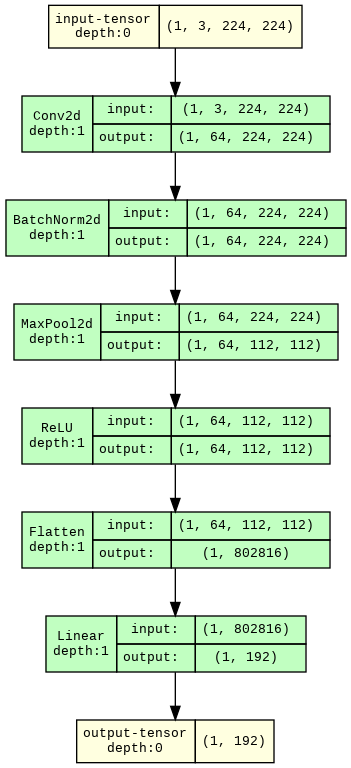
#> input picture report/assets/CustomCNN_visualization.png, 351 x 768 px
$ python augment_image.py report/assets/CustomCNN_visualization.png
#> lines starting #> are read from the running program, lines starting #| are printed output that depends on the picture
import os
import random
import cv2
import numpy as np
import argparse

def rotate_image(image, angle):
    """Rotate the input image by a given angle."""
    height, width = image.shape[:2]
    rotation_matrix = cv2.getRotationMatrix2D((width / 2, height / 2), angle, 1)
    rotated_image = cv2.warpAffine(image, rotation_matrix, (width, height), flags=cv2.INTER_NEAREST)
    return rotated_image

def adjust_brightness(image, factor):
    """Adjust the brightness of the input image."""
    hsv_image = cv2.cvtColor(image, cv2.COLOR_BGR2HSV)
    hsv_image[:, :, 2] = np.clip(hsv_image[:, :, 2] * factor, 0, 255).astype(np.uint8)
    brightened_image = cv2.cvtColor(hsv_image, cv2.COLOR_HSV2BGR)
    return brightened_image

def augment_image(image_path):
  filedir = os.path.dirname(image_path)
  filename = os.path.basename(image_path).split('.')[0]
  ext = os.path.basename(image_path).split('.')[1]

  original_image = cv2.imread(image_path)
#> original_image is the input picture: shape (768, 351, 3); mean B, G, R 214.6, 237.6, 216.6

  if original_image is None:
    print(f"Error: Could not read the image from {image_path}")
    return

  rotation_angles = [-90, -30, 30, 0, 90, 180]
  brightness_values = [0.5, 0.7, 1.5]

  for angle in rotation_angles:
     for brightness in brightness_values:
        rotated_image = rotate_image(original_image, angle)

        augmented_image = adjust_brightness(rotated_image, brightness)

        output_path = os.path.join(filedir, f"{filename}_r{angle}_b{brightness}.{ext}")

        print(f"{output_path},192")
        cv2.imwrite(output_path, augmented_image)
#> this loop made 6 passes
#> pass 1, in rotate_image, `rotated_image = cv2.warpAffine(image, rotation_matrix, (width, height)..`:
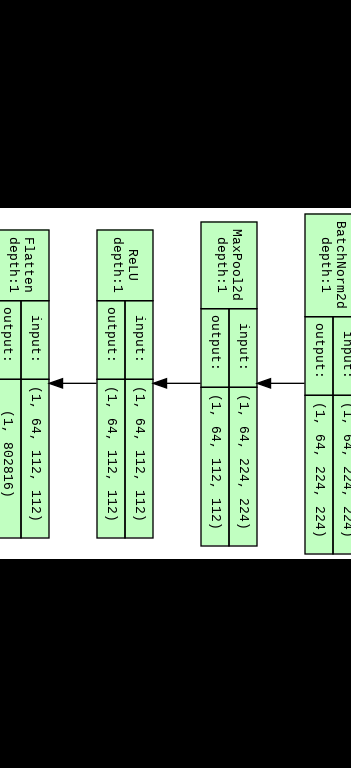
#> rotated_image: shape (768, 351, 3); mean B, G, R 94, 107.4, 94
#> pass 1, in adjust_brightness, `brightened_image = cv2.cvtColor(hsv_image, cv2.COLOR_HSV2BGR)`:
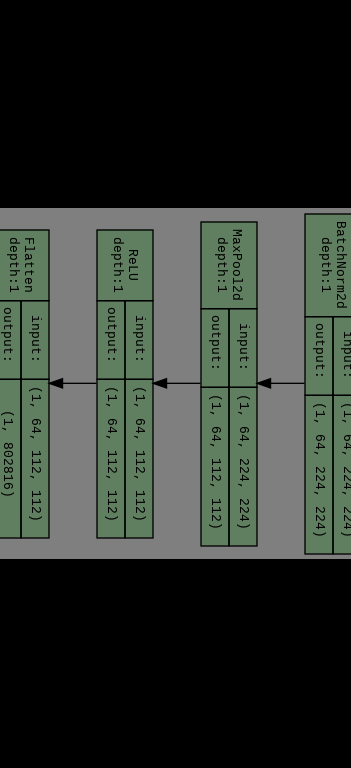
#> brightened_image: shape (768, 351, 3); mean B, G, R 46.8, 53.5, 46.8
#> pass 1, in adjust_brightness (call 2), `brightened_image = cv2.cvtColor(hsv_image, cv2.COLOR_HSV2BGR)`:
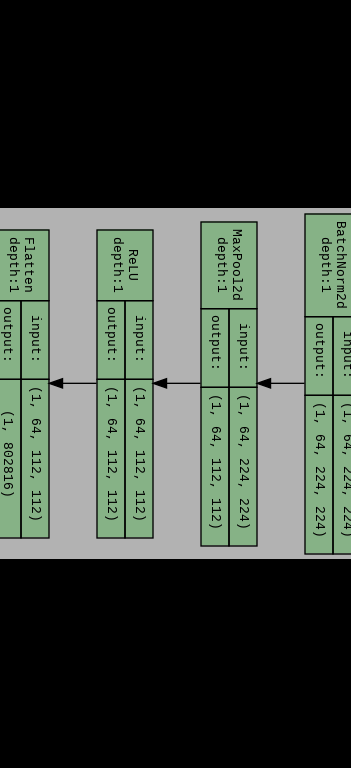
#> brightened_image: shape (768, 351, 3); mean B, G, R 65.5, 75, 65.5
#> after the loop:
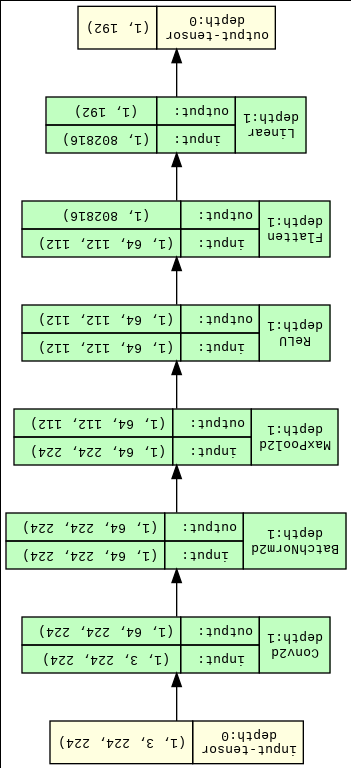
#> rotated_image: shape (768, 351, 3); mean B, G, R 213.5, 236.6, 215.5


if __name__ == '__main__':
  parser = argparse.ArgumentParser(description="Creates augmented version of the input image.")
  parser.add_argument("image_path", help="Path to the image file.")
  args = parser.parse_args()

  augment_image(args.image_path)
